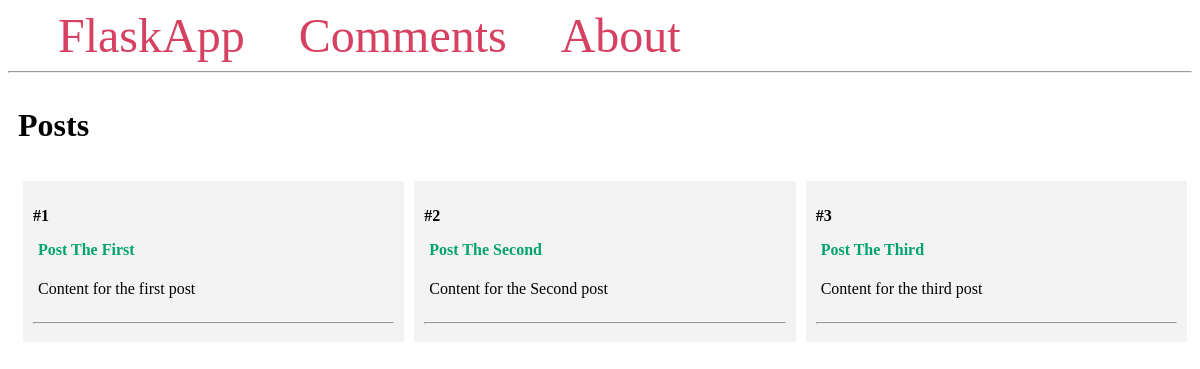
The page / on the database its author committed.
### app.py (models this page shows)
class Post(db.Model):
  id = db.Column(db.Integer, primary_key=True)
  title = db.Column(db.String(100))
  content = db.Column(db.Text)
  comments = db.relationship('Comment', backref='post')
  def __repr__(self):
    return f'<Post "{self.title}">'

### app.py (the view)
@app.route('/')
def index():
  posts = Post.query.all()
  for post in posts:
    print(f"{post=}")
    for comment in post.comments:
      print(f"{comment=}")
  return render_template('index.html', posts=posts)

### app.py (called while the page is built)
  def __repr__(self):
    return f'<Comment "{self.content[:20]}...">'

### templates/index.html
{% extends 'base.html' %}
{% block content %}
    <span class="title"><h1>{% block title %} Posts {% endblock %}</h1></span>
    <div class="content">
        {% for post in posts %}
            <div class="post">
                <p><b>#{{ post.id }}</b></p>
                <b>
                    <p class="title">
                        <a href="{{ url_for('post', post_id=post.id)}}">
                            {{ post.title }}
                        </a>
                    </p>
                </b>
                <div class="content">
                    <p>{{ post.content }}</p>
                </div>
                <hr>
            </div>
        {% endfor %}
    </div>
{% endblock %}

### templates/base.html (style rules this page uses)
.title { margin: 5px; }
.content { margin: 5px; width: 100%; display: flex; flex-direction: row; flex-wrap: wrap; }
.post { flex: 20%; padding: 10px; margin: 5px; background-color: #f3f3f3; inline-size: 100%; }
.title a { color: #00a36f; text-decoration: none; }

### rows shown on the page
Post: id "1", title "Post The First", content "Content for the first post"
Post: id "2", title "Post The Second", content "Content for the Second post"
Post: id "3", title "Post The Third", content "Content for the third post"
